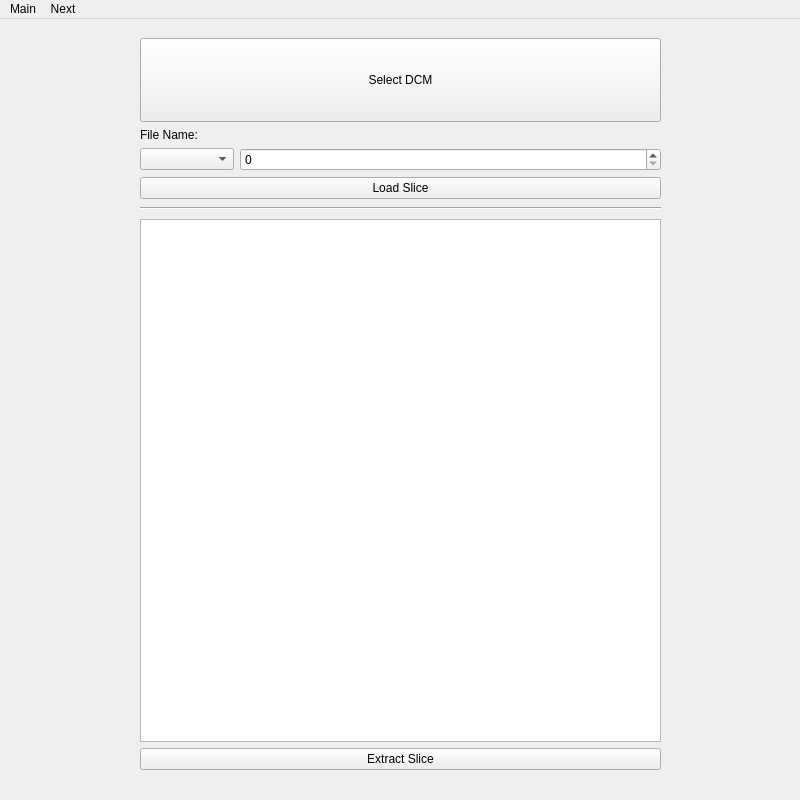
<?xml version="1.0" encoding="UTF-8"?>
<ui version="4.0">
 <class>MainWindow</class>
 <widget class="QMainWindow" name="MainWindow">
  <property name="geometry">
   <rect>
    <x>0</x>
    <y>0</y>
    <width>800</width>
    <height>800</height>
   </rect>
  </property>
  <property name="windowTitle">
   <string>MainWindow</string>
  </property>
  <widget class="QWidget" name="centralwidget">
   <widget class="QWidget" name="verticalLayoutWidget_2">
    <property name="geometry">
     <rect>
      <x>140</x>
      <y>200</y>
      <width>521</width>
      <height>551</height>
     </rect>
    </property>
    <layout class="QVBoxLayout" name="verticalLayout_3">
     <item>
      <widget class="QGraphicsView" name="graphicsView"/>
     </item>
     <item>
      <widget class="QPushButton" name="extractButton">
       <property name="text">
        <string>Extract Slice</string>
       </property>
      </widget>
     </item>
    </layout>
   </widget>
   <widget class="QWidget" name="verticalLayoutWidget_3">
    <property name="geometry">
     <rect>
      <x>140</x>
      <y>19</y>
      <width>521</width>
      <height>161</height>
     </rect>
    </property>
    <layout class="QVBoxLayout" name="verticalLayout_4">
     <item>
      <widget class="QPushButton" name="pushButtonFile">
       <property name="sizePolicy">
        <sizepolicy hsizetype="Minimum" vsizetype="Minimum">
         <horstretch>0</horstretch>
         <verstretch>2</verstretch>
        </sizepolicy>
       </property>
       <property name="text">
        <string>Select DCM</string>
       </property>
      </widget>
     </item>
     <item>
      <widget class="QLabel" name="label">
       <property name="text">
        <string>File Name:</string>
       </property>
       <property name="alignment">
        <set>Qt::AlignmentFlag::AlignLeading|Qt::AlignmentFlag::AlignLeft|Qt::AlignmentFlag::AlignTop</set>
       </property>
      </widget>
     </item>
     <item>
      <layout class="QFormLayout" name="formLayout_3">
       <item row="0" column="0">
        <widget class="QComboBox" name="comboBox">
         <property name="sizePolicy">
          <sizepolicy hsizetype="Minimum" vsizetype="Fixed">
           <horstretch>0</horstretch>
           <verstretch>0</verstretch>
          </sizepolicy>
         </property>
         <property name="currentText">
          <string>LCC</string>
         </property>
         <property name="placeholderText">
          <string>Select View</string>
         </property>
         <item>
          <property name="text">
           <string>LCC</string>
          </property>
         </item>
         <item>
          <property name="text">
           <string>RCC</string>
          </property>
         </item>
         <item>
          <property name="text">
           <string>LMLO</string>
          </property>
         </item>
         <item>
          <property name="text">
           <string>RMLO</string>
          </property>
         </item>
        </widget>
       </item>
       <item row="0" column="1">
        <widget class="QDoubleSpinBox" name="doubleSpinBox">
         <property name="sizePolicy">
          <sizepolicy hsizetype="Minimum" vsizetype="Fixed">
           <horstretch>0</horstretch>
           <verstretch>0</verstretch>
          </sizepolicy>
         </property>
         <property name="decimals">
          <number>0</number>
         </property>
         <property name="maximum">
          <double>71.000000000000000</double>
         </property>
        </widget>
       </item>
       <item row="1" column="0" colspan="2">
        <widget class="QPushButton" name="pushButton">
         <property name="text">
          <string>Load Slice</string>
         </property>
        </widget>
       </item>
      </layout>
     </item>
    </layout>
   </widget>
   <widget class="QWidget" name="verticalLayoutWidget">
    <property name="geometry">
     <rect>
      <x>140</x>
      <y>180</y>
      <width>521</width>
      <height>20</height>
     </rect>
    </property>
    <layout class="QVBoxLayout" name="verticalLayout">
     <item>
      <widget class="Line" name="line">
       <property name="orientation">
        <enum>Qt::Orientation::Horizontal</enum>
       </property>
      </widget>
     </item>
    </layout>
   </widget>
  </widget>
  <widget class="QMenuBar" name="menuBar">
   <property name="geometry">
    <rect>
     <x>0</x>
     <y>0</y>
     <width>800</width>
     <height>21</height>
    </rect>
   </property>
   <widget class="QMenu" name="menuMain">
    <property name="title">
     <string>Main</string>
    </property>
   </widget>
   <widget class="QMenu" name="menuNext">
    <property name="title">
     <string>Next</string>
    </property>
   </widget>
   <addaction name="menuMain"/>
   <addaction name="menuNext"/>
  </widget>
 </widget>
 <resources/>
 <connections/>
</ui>
